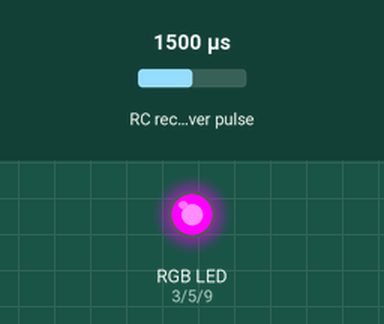
Recording of a sketch running on a simulated Arduino Uno, built with avr-gcc and run on an emulated ATmega328P. Parts: an RGB LED mixed from three pins (HIGH = lit). Wiring (inferred from the names in the program): RC receiver channel: data pin 2. Dashed ring = blinking. The test bench sets the inputs (shaded band); at power-on: RC receiver pulse 1500 µs.

Above: at 1.2 s.
1.3 s: RC receiver pulse (sensor on pin 2) set to 1020 µs
At 2.0 s:
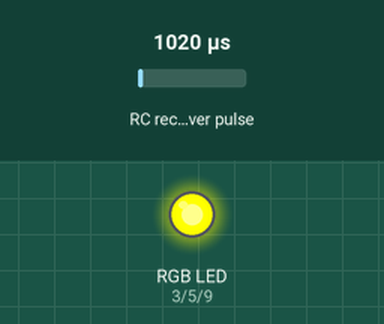
2.8 s: RC receiver pulse (sensor on pin 2) set to 1228 µs
5.1 s: RC receiver pulse (sensor on pin 2) set to 1247 µs
8.1 s: RC receiver pulse (sensor on pin 2) set to 1750 µs
At 8.27 s:
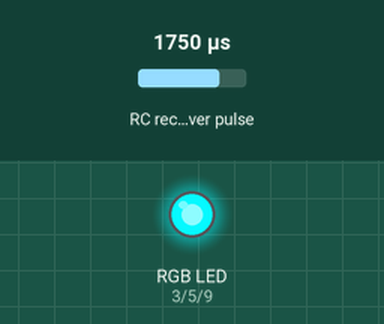
11.1 s: RC receiver pulse (sensor on pin 2) set to 1250 µs
At 14.05 s:
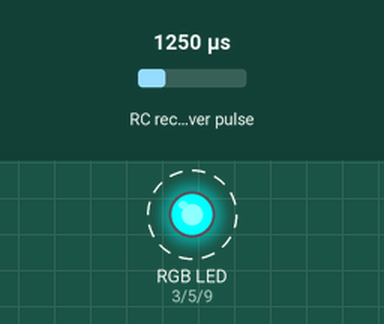
14.1 s: RC receiver pulse (sensor on pin 2) set to 1500 µs
At 15.2 s:
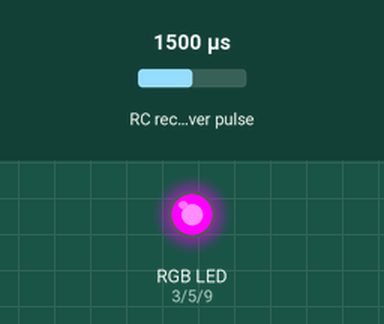
Timing chart, 0 to 18.1 s (numbered marks = the images above; inputs shaded):
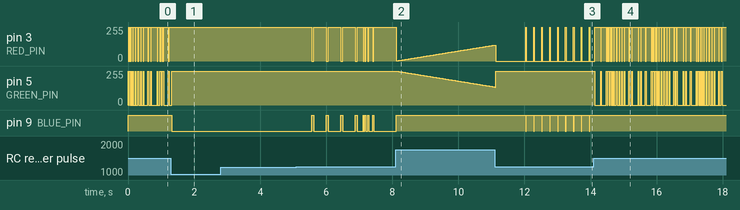

Measured:
- after the input at 1.3 s, pin 3 (RED_PIN): stops changing and stays 255/255; pin 9 (BLUE_PIN): HIGH → LOW at once
- after the input at 2.8 s, every drawn part: stays the same
- after the input at 8.1 s, pin 5 (GREEN_PIN): moves from 255/255 to 136/255 over 3.0 s, starting at once
- after the input at 11.1 s, pin 9 (BLUE_PIN): alternates HIGH for 0.22 s and LOW for 0.02 s, starting after 0.94 s
- after the input at 14.1 s, pin 5 (GREEN_PIN): 255/255 → 0/255 at once, then moves between 0/255 and 255/255, repeating every 1.4 s; pin 9 (BLUE_PIN): stops changing and stays HIGH

The sketch:

ZippyEyes.ino
```cpp
#include <digitalWriteFast.h> // DigitalWriteFast Library

#define RED_PIN 3
#define GREEN_PIN 5
#define BLUE_PIN 9

#define RC_PIN 2

enum colors {
  RED,
  GREEN,
  BLUE,
  RAINBOW
};
colors eyesMode = RAINBOW;

void setup() {
  pinMode(RC_PIN, INPUT_PULLUP);
  attachInterrupt(digitalPinToInterrupt(RC_PIN), calcRC, CHANGE);
}

void loop() {
  static int rgb[3];
  static int dec = 0;
  static int counter = 0;

  switch(eyesMode) {
    case RED:
        writeRgb(255, 0, 0);
        break;
    case GREEN:
        writeRgb(0, 255, 0);
        break;
     case BLUE:
        writeRgb(0, 0, 255);
        break;
     case RAINBOW:
        if ((dec==0)&&(counter==0)) {
          rgb[0] = 255;
          rgb[1] = 0;
          rgb[2] = 0;
        }
        writeRgb(rgb[0], rgb[1], rgb[2]);
        delay(25);

        int inc = (dec + 1) % 3;
        rgb[dec]--;
        rgb[inc]++;

        counter++;
        if (counter==255) {
          counter = 0;
          dec = (dec + 1) % 3;
        }
  }
}

void writeRgb(int red, int green, int blue) {
  analogWrite(RED_PIN, 255-red);  // Invert for common anode
  analogWrite(GREEN_PIN, 255-green);
  analogWrite(BLUE_PIN, 255-blue);
}

void calcRC()
{
  static unsigned int RC_Start;

  // if the pin is high, its a rising edge of the signal pulse,
  // so lets record its value
  if (digitalReadFast(RC_PIN) == HIGH)
  {
    RC_Start = micros();
  }
  else
  {
    // else it must be a falling edge, so lets get the time and subtract the time
    // of the rising edge this gives use the time between the rising and falling
    // edges i.e. the pulse duration.
    uint16_t RC_In = (uint16_t)(micros() - RC_Start);

    if (RC_In < 1250) {
      eyesMode = BLUE;
    } else if (RC_In < 1500) {
      eyesMode = RED;
    } else if (RC_In < 1750) {
      eyesMode = GREEN;
    } else {
      eyesMode = RAINBOW;
    }
  }
}
```
